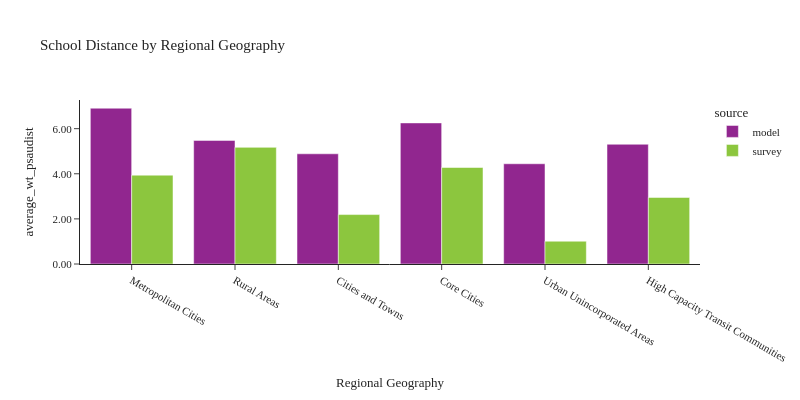

Notebook code cell kept with this figure:
### Code cell
plot_school_location(df_students, 'rg_proposed_school', 'Regional Geography', 'Regional Geography')

### Figure 1 — Plotly figure (JSON) as saved in the notebook; plotly's stock layout.template omitted (floating-point values rounded to 4 significant figures)
{"data": [{"alignmentgroup": "True", "customdata": [[344814], [59650], [87227], [260788], [31957], [188681]], "hovertemplate": "source=model<br>rg_proposed_school=%{x}<br>average_wt_psaudist=%{y}<br>sample count=%{customdata[0]}<extra></extra>", "legendgroup": "model", "marker": {"color": "#91268F", "pattern": {"shape": ""}}, "name": "model", "offsetgroup": "model", "orientation": "v", "showlegend": true, "textposition": "auto", "type": "bar", "x": ["Metropolitan Cities", "Rural Areas", "Cities and Towns", "Core Cities", "Urban Unincorporated Areas", "High Capacity Transit Communities"], "xaxis": "x", "y": [6.908, 5.48, 4.887, 6.255, 4.444, 5.309], "yaxis": "y"}, {"alignmentgroup": "True", "customdata": [[63], [207], [14], [237], [136], [240]], "hovertemplate": "source=survey<br>rg_proposed_school=%{x}<br>average_wt_psaudist=%{y}<br>sample count=%{customdata[0]}<extra></extra>", "legendgroup": "survey", "marker": {"color": "#8CC63E", "pattern": {"shape": ""}}, "name": "survey", "offsetgroup": "survey", "orientation": "v", "showlegend": true, "textposition": "auto", "type": "bar", "x": ["Cities and Towns", "Metropolitan Cities", "Urban Unincorporated Areas", "Core Cities", "High Capacity Transit Communities", "Rural Areas"], "xaxis": "x", "y": [2.192, 3.939, 1.011, 4.278, 2.951, 5.171], "yaxis": "y"}], "layout": {"barmode": "group", "font": {"size": 11}, "height": 400, "legend": {"title": {"text": "source"}, "tracegroupgap": 0}, "title": {"text": "School Distance by Regional Geography"}, "width": 800, "xaxis": {"anchor": "y", "domain": [0.0, 1.0], "title": {"text": "Regional Geography"}}, "yaxis": {"anchor": "x", "domain": [0.0, 1.0], "tickformat": ".2f", "title": {"text": "average_wt_psaudist"}}}}
